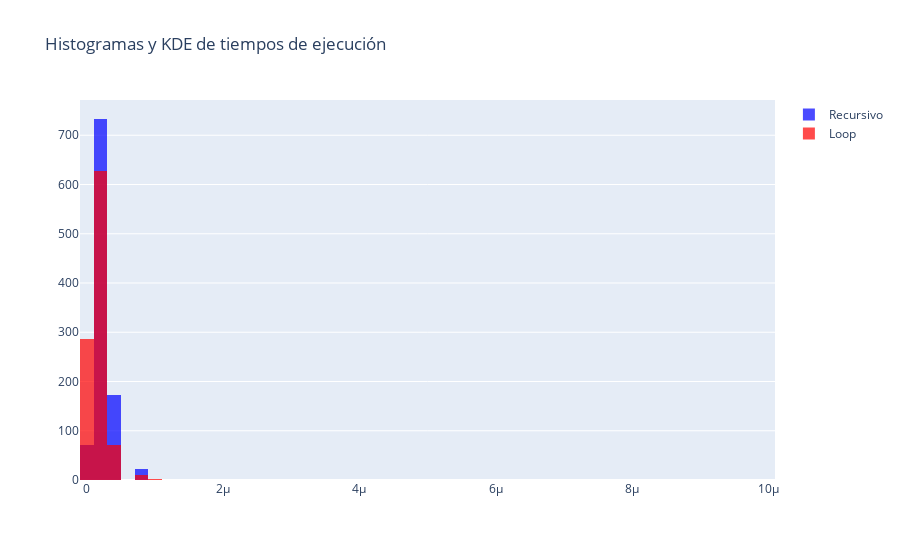
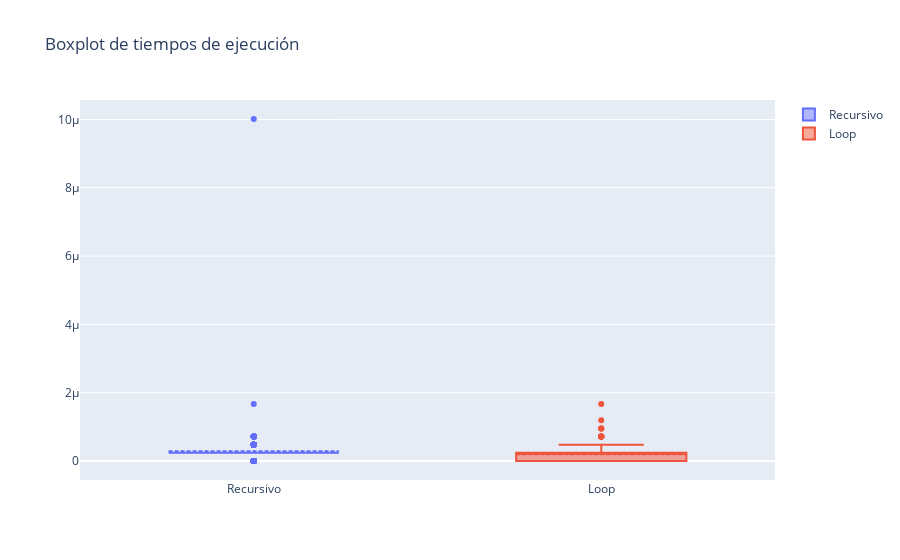

Notebook code for these charts, in order:
### Code cell
# ejecuciond del experimento
sims = 1000
k = 5
recursivas, loops = experimento(sims,k)
mostrar_resultados(recursivas, loops, label1='Recursivo', label2='Loop')

### Figure 1 — Plotly figure (JSON) as saved in the notebook; plotly's stock layout.template omitted (floating-point values rounded to 4 significant figures; data arrays with more than 128 entries replaced by an {"elided": "..."} marker saying what was removed)
{"data": [{"marker": {"color": "blue"}, "name": "Recursivo", "opacity": 0.7, "type": "histogram", "x": {"elided": "1000 float values"}}, {"marker": {"color": "red"}, "name": "Loop", "opacity": 0.7, "type": "histogram", "x": {"elided": "1000 float values"}}], "layout": {"barmode": "overlay", "title": {"text": "Histogramas y KDE de tiempos de ejecución"}}}

### Figure 2 — Plotly figure (JSON) as saved in the notebook; plotly's stock layout.template omitted (floating-point values rounded to 4 significant figures; data arrays with more than 128 entries replaced by an {"elided": "..."} marker saying what was removed)
{"data": [{"boxmean": true, "name": "Recursivo", "type": "box", "y": {"elided": "1000 float values"}}, {"boxmean": true, "name": "Loop", "type": "box", "y": {"elided": "1000 float values"}}], "layout": {"title": {"text": "Boxplot de tiempos de ejecución"}}}
